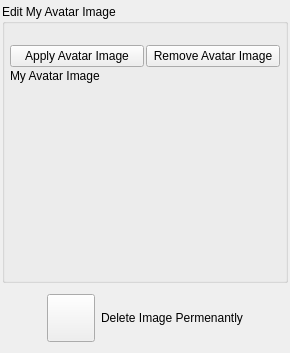
<?xml version="1.0" encoding="UTF-8"?>
<ui version="4.0">
 <class>AppletEditAvatarImageUi</class>
 <widget class="QWidget" name="AppletEditAvatarImageUi">
  <property name="geometry">
   <rect>
    <x>0</x>
    <y>0</y>
    <width>290</width>
    <height>353</height>
   </rect>
  </property>
  <property name="windowTitle">
   <string>Edit My Avatar Imae</string>
  </property>
  <layout class="QVBoxLayout" name="verticalLayout">
   <property name="spacing">
    <number>2</number>
   </property>
   <property name="leftMargin">
    <number>2</number>
   </property>
   <property name="topMargin">
    <number>2</number>
   </property>
   <property name="rightMargin">
    <number>2</number>
   </property>
   <property name="bottomMargin">
    <number>2</number>
   </property>
   <item>
    <widget class="ServiceSettingsWidget" name="m_ServiceSettingsWidget" native="true">
     <property name="sizePolicy">
      <sizepolicy hsizetype="Expanding" vsizetype="Preferred">
       <horstretch>0</horstretch>
       <verstretch>0</verstretch>
      </sizepolicy>
     </property>
    </widget>
   </item>
   <item>
    <widget class="QGroupBox" name="m_AvatarImageGroupBox">
     <property name="sizePolicy">
      <sizepolicy hsizetype="Expanding" vsizetype="Preferred">
       <horstretch>0</horstretch>
       <verstretch>0</verstretch>
      </sizepolicy>
     </property>
     <property name="title">
      <string>Edit My Avatar Image</string>
     </property>
     <layout class="QVBoxLayout" name="verticalLayout_2">
      <property name="spacing">
       <number>2</number>
      </property>
      <property name="leftMargin">
       <number>5</number>
      </property>
      <property name="topMargin">
       <number>5</number>
      </property>
      <property name="rightMargin">
       <number>5</number>
      </property>
      <property name="bottomMargin">
       <number>5</number>
      </property>
      <item>
       <widget class="QLabel" name="m_StatusLabel">
        <property name="enabled">
         <bool>true</bool>
        </property>
        <property name="text">
         <string notr="true"/>
        </property>
       </widget>
      </item>
      <item>
       <layout class="QHBoxLayout" name="horizontalLayout">
        <item>
         <widget class="QPushButton" name="m_ApplyAvatarButton">
          <property name="text">
           <string>Apply Avatar Image</string>
          </property>
         </widget>
        </item>
        <item>
         <widget class="QPushButton" name="m_RemoveAvatarButton">
          <property name="text">
           <string>Remove Avatar Image</string>
          </property>
         </widget>
        </item>
       </layout>
      </item>
      <item>
       <widget class="QLabel" name="m_PictureOfMeLabel">
        <property name="text">
         <string>My Avatar Image</string>
        </property>
       </widget>
      </item>
      <item>
       <widget class="ThumbnailEditWidget" name="m_ThumbnailEditWidget" native="true">
        <property name="sizePolicy">
         <sizepolicy hsizetype="Preferred" vsizetype="Expanding">
          <horstretch>0</horstretch>
          <verstretch>0</verstretch>
         </sizepolicy>
        </property>
       </widget>
      </item>
     </layout>
    </widget>
   </item>
   <item>
    <widget class="QFrame" name="m_DeleteFrame">
     <layout class="QHBoxLayout" name="horizontalLayout_2">
      <item>
       <spacer name="horizontalSpacer">
        <property name="orientation">
         <enum>Qt::Orientation::Horizontal</enum>
        </property>
        <property name="sizeHint" stdset="0">
         <size>
          <width>40</width>
          <height>20</height>
         </size>
        </property>
       </spacer>
      </item>
      <item>
       <widget class="VxPushButton" name="m_ShredButton">
        <property name="sizePolicy">
         <sizepolicy hsizetype="Fixed" vsizetype="Fixed">
          <horstretch>0</horstretch>
          <verstretch>0</verstretch>
         </sizepolicy>
        </property>
        <property name="minimumSize">
         <size>
          <width>48</width>
          <height>48</height>
         </size>
        </property>
        <property name="maximumSize">
         <size>
          <width>48</width>
          <height>48</height>
         </size>
        </property>
        <property name="text">
         <string/>
        </property>
       </widget>
      </item>
      <item>
       <widget class="QLabel" name="label">
        <property name="text">
         <string>Delete Image Permenantly</string>
        </property>
       </widget>
      </item>
      <item>
       <spacer name="horizontalSpacer_2">
        <property name="orientation">
         <enum>Qt::Orientation::Horizontal</enum>
        </property>
        <property name="sizeHint" stdset="0">
         <size>
          <width>40</width>
          <height>20</height>
         </size>
        </property>
       </spacer>
      </item>
     </layout>
    </widget>
   </item>
  </layout>
 </widget>
 <customwidgets>
  <customwidget>
   <class>ServiceSettingsWidget</class>
   <extends>QWidget</extends>
   <header>ServiceSettingsWidget.h</header>
   <container>1</container>
  </customwidget>
  <customwidget>
   <class>ThumbnailEditWidget</class>
   <extends>QWidget</extends>
   <header>ThumbnailEditWidget.h</header>
   <container>1</container>
  </customwidget>
  <customwidget>
   <class>VxPushButton</class>
   <extends>QPushButton</extends>
   <header>VxPushButton.h</header>
  </customwidget>
 </customwidgets>
 <resources/>
 <connections/>
</ui>
